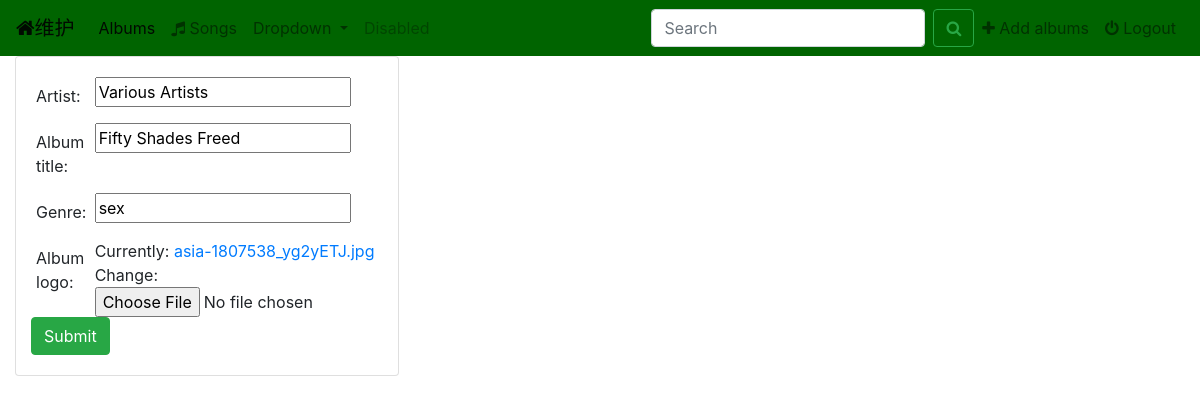
Page /music/album/3/ on the committed database.
### music/models.py (models this page shows, shortened)
class Album(models.Model):
    artist = models.CharField(max_length=250)
    album_title = models.CharField(max_length=500)
    genre = models.CharField(max_length=100)
    album_logo = models.FileField()

### music/views.py (the view)
# urls.py: re_path(r'album/(?P<pk>[0-9]+)/$', views.AlbumUpdate.as_view(), name='album-update'),
class AlbumUpdate(UpdateView):
    model = Album
    fields = ['artist', 'album_title', 'genre', 'album_logo']

### music/templates/music/album_form.html (shortened to what this page needs)
{% extends 'music/base.html' %}
{% block body %}
    <div class="container-fluid">
            <div class="card" style="width: 24rem;">
                <div class="card-body">
                    <form class="form-row" action="" method="post" enctype="multipart/form-data">
                        {% include 'music/form-template.html' %}
                    <button type="submit" class="btn btn-success btn-md">Submit</button>
                    </form>
                </div>
            </div>
        </div>
{% endblock %}

### music/templates/music/form-template.html
{% for field in form %}
    <label for="input" class="col-sm-2 col-form-label">{{ field.label_tag }}</label>
    <div class="col-sm-10">
      {{ field }}
    </div>
{% endfor %}

### music/static/music/style.css (style rules this page uses)
body { background: white }

### rows in the picture
Album: form "Various Artists" "Fifty Shades Freed" "sex"

### other values in the picture
{{ field.label_tag }} "Artist:" "Album title:" "Genre:" "Album logo:"
